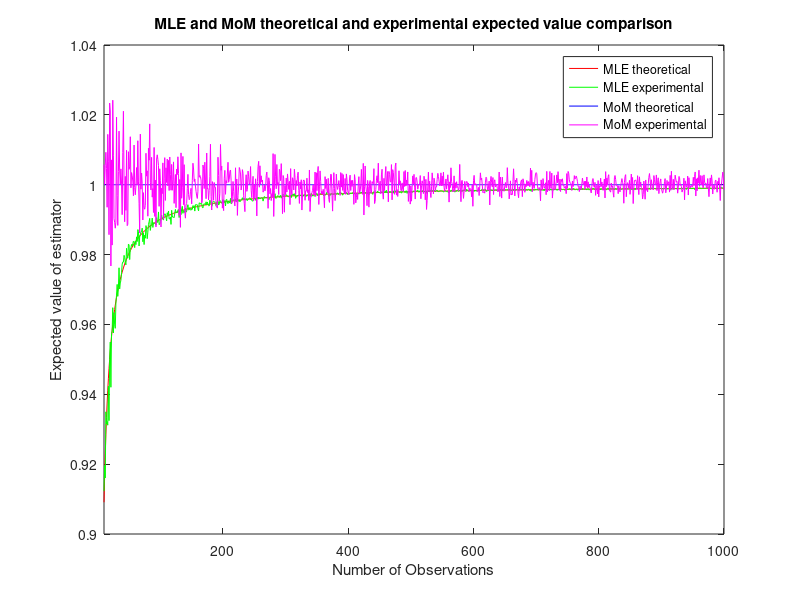

The MATLAB script that drew this image:
%Detection and Estimation Theory
 
close all;
experimentNum=1;
%% Generate 100 experiments using N observations from uniform pdf
% # of observations
for N=10:1000;
    clearvars -except N experimentNum MLE MoM
    theta=1;
    %Observations value
    x=rand(N,100);
    
    %MoM theta estimator
    %Given N observations, estimate theta for EACH EXPERIMENT,
    theta_MoM_estimator=(2/N)*sum(x(1:N,[1:100]'));
    %Now, get the theoretical and experimental means
    mean_theoretical_MoM=theta;
    mean_expmtl_MoM=mean(theta_MoM_estimator);
    
    %MLE theta estimator
    %Given N observations, estimate theta for EACH EXPERIMENT,
    theta_MLE_estimator=max(x(1:N,[1:100]'));
    %Now, get the theoretical and experimental means
    mean_theoretical_MLE=theta*N/(N+1);
    mean_expmtl_MLE=mean(theta_MLE_estimator);
    
    %Save the theoretical/experimental data point pairs for each estimator type
    %MLE(experiment_with_N_observations,<1=theoretical,2=experimental>)
    MLE(experimentNum,1)=mean_theoretical_MLE;
    MLE(experimentNum,2)=mean_expmtl_MLE;
    %MLE(experiment_with_N_observations,<1=theoretical,2=experimental>)
    MoM(experimentNum,1)=mean_theoretical_MoM;
    MoM(experimentNum,2)=mean_expmtl_MoM;
    
    experimentNum=experimentNum+1;
end
plot(10:N,MLE(:,1),'r-');hold on;
plot(10:N,MLE(:,2),'g-');hold on;
plot(10:N,MoM(:,1),'b-');hold on;
plot(10:N,MoM(:,2),'m-');hold on;
xlabel('Number of Observations');xlim([10 N])
ylabel('Expected value of estimator');
title('MLE and MoM theoretical and experimental expected value comparison')
legend('MLE theoretical','MLE experimental','MoM theoretical','MoM experimental')
